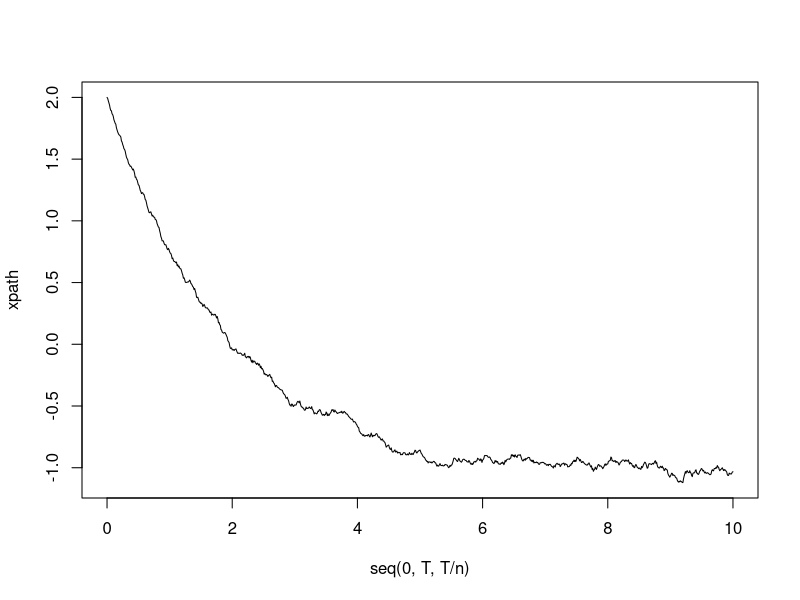

The R script that drew this image:
# ornstein2.R
# Example 9.12
# simulation of Ornstein-Uhlenbeck with Euler-Maruyama method

mu <- -1
r <- 0.5
sigma <- 0.1
T <- 10
n <- 1000
xpath <- numeric(n+1)
xpath[1] <- 2  #initial vlaue
for (i in 1:n) {
	xpath[i+1] <- xpath[i] - r*(xpath[i]-mu)*T/n +
	  sigma*sqrt(T/n)*rnorm(1) }
plot(seq(0,T,T/n),xpath,type="l")

# For one outcome of X_T code simplifies
x <- -2
for (i in 1:n) {
	x <- x - r*(x-mu)*T/n + sigma*sqrt(T/n)*rnorm(1) }
x

# simulation of mean and standard deviation of X_10
x <- -2
trials <- 10000
simlist <- numeric(trials)
for (k in 1:trials) {
	for (i in 1:n) {
		x <- x-r*(x-mu)*T/n + sigma*sqrt(T/n)*rnorm(1) }
	simlist[k] <- x
	}
mean(simlist)
sd(simlist)
